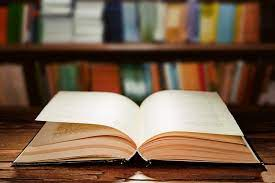
#> input picture homeworks/homeworks_3/libro1.jpeg, 275 x 183 px, found by its file name
$ python transformation_1.py
#> lines starting #> are read from the running program, lines starting #| are printed output that depends on the picture
import numpy as np
import cv2

cap = cv2.VideoCapture(0)

# Translation transformation
im = cv2.imread('homeworks/homeworks_3/libro1.jpeg')
#> im is the input picture: shape (183, 275, 3); mean B, G, R 74.6, 94, 117.8
width = int(im.shape[1] / 5)
#> width = 55
height = int(im.shape[0] / 5)
#> height = 36
im = cv2.resize(im, (width, height), interpolation=cv2.INTER_AREA)
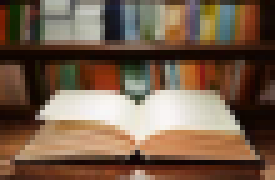
#> im: shape (36, 55, 3) (shown 5 times larger); mean B, G, R 74.5, 94, 117.8

while True:
    ret, frame = cap.read()
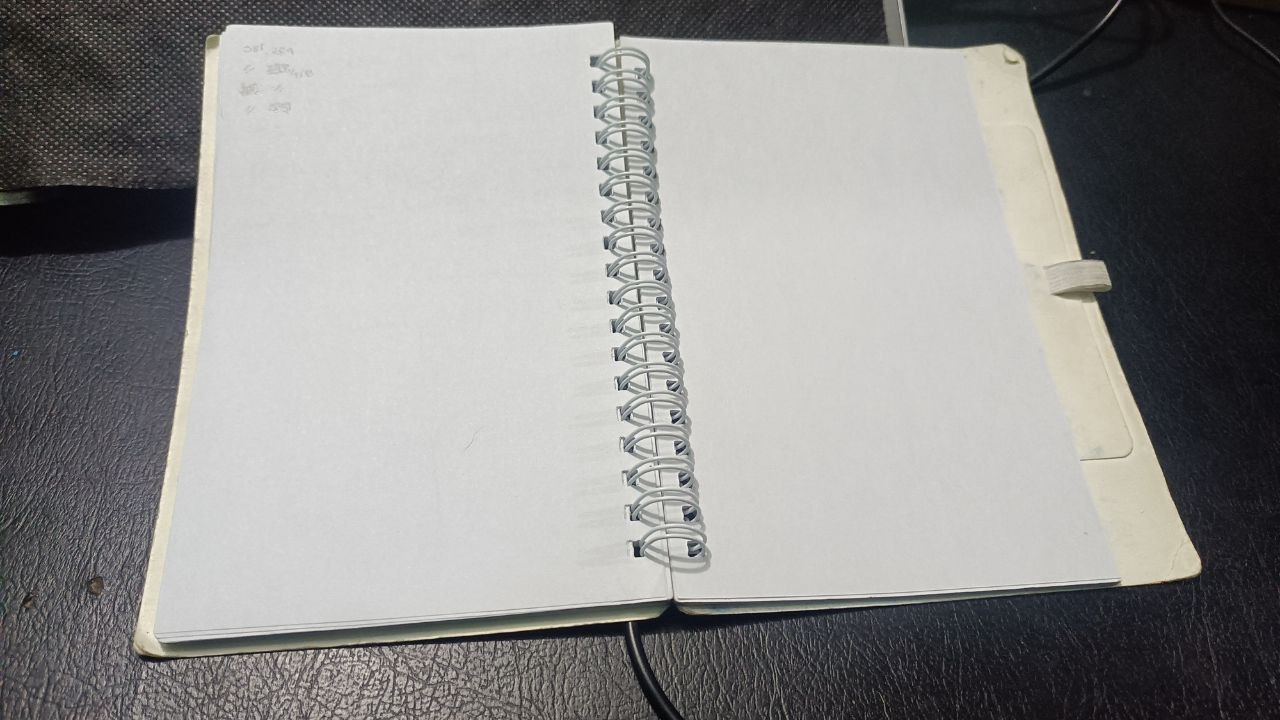
#> input picture homeworks/homeworks_3/photo_2023-12-07_20-19-53.jpg, 1280 x 720 px, given in place of the camera
#> frame is the input picture: shape (720, 1280, 3); mean B, G, R 141.5, 142.6, 143.3

    gray_frame = cv2.cvtColor(frame, cv2.COLOR_BGR2GRAY)
    gray_im = cv2.cvtColor(im, cv2.COLOR_BGR2GRAY)
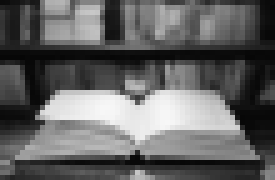
#> gray_im: shape (36, 55) (shown 5 times larger); min 6, max 247, mean 98.9

    # Key points
    num_keypoints = 500

    orb = cv2.ORB_create(num_keypoints)

    keypoints_im, descriptors_im = orb.detectAndCompute(gray_im, None)
#> keypoints_im = (); descriptors_im = None
    keypoints_frame, descriptors_frame = orb.detectAndCompute(gray_frame, None)
#> keypoints_frame = 500 keypoints; strongest (x, y, size): (673, 421, 31), (635, 556, 31), (616, 360, 31), (635, 554, 44.6)

    im_display = cv2.drawKeypoints(im, keypoints_im, outImage=np.array([]), color=(255, 0, 0),
                                   flags=cv2.DRAW_MATCHES_FLAGS_DEFAULT)

    frame_display = cv2.drawKeypoints(frame, keypoints_frame, outImage=np.array([]), color=(255, 0, 0),
                                      flags=cv2.DRAW_MATCHES_FLAGS_DEFAULT)

    cv2.imshow("Video Capture", frame_display)
    cv2.imshow("Image", im_display)

    key = cv2.waitKey(1)
#> (key Esc is pressed here)
    if key == 27:
        break

cap.release()
cv2.destroyAllWindows()
